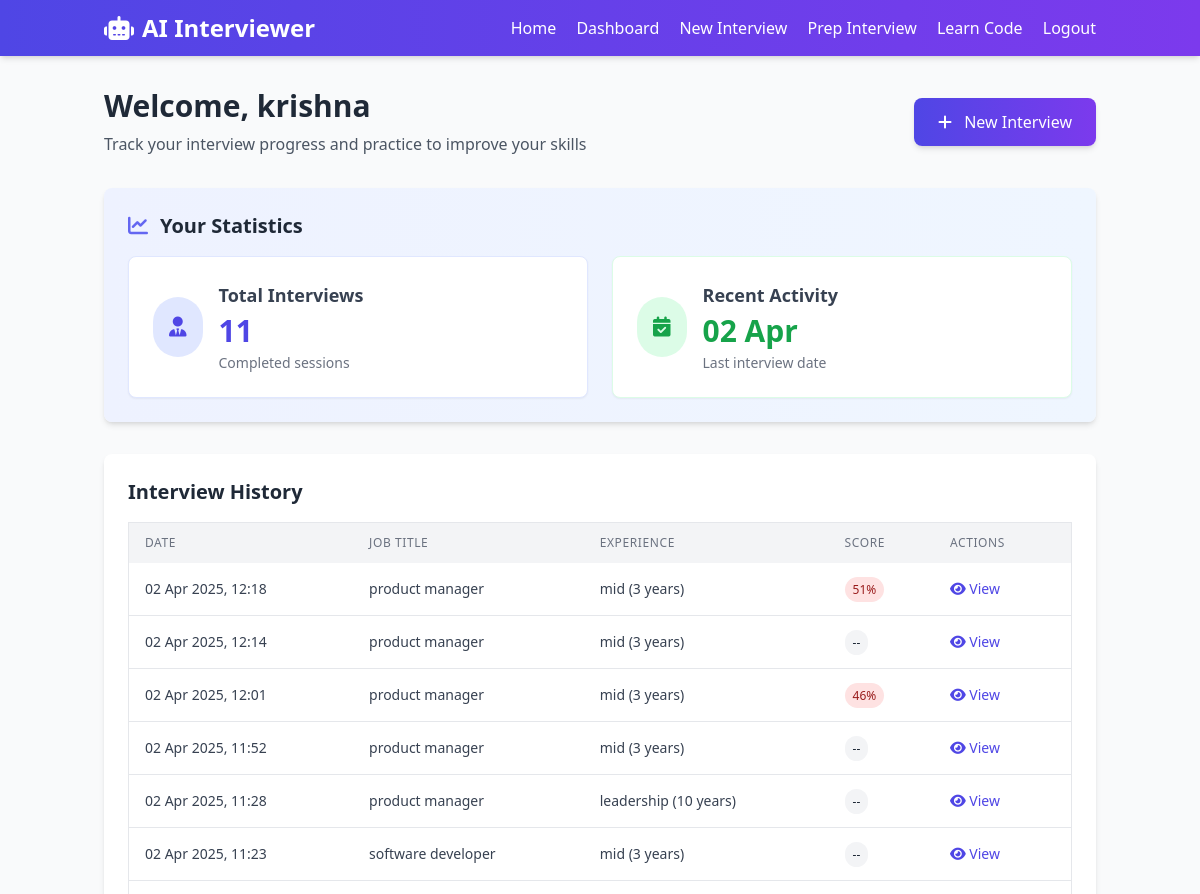
Page /dashboard (signed in, upper part) on the earlier database version.
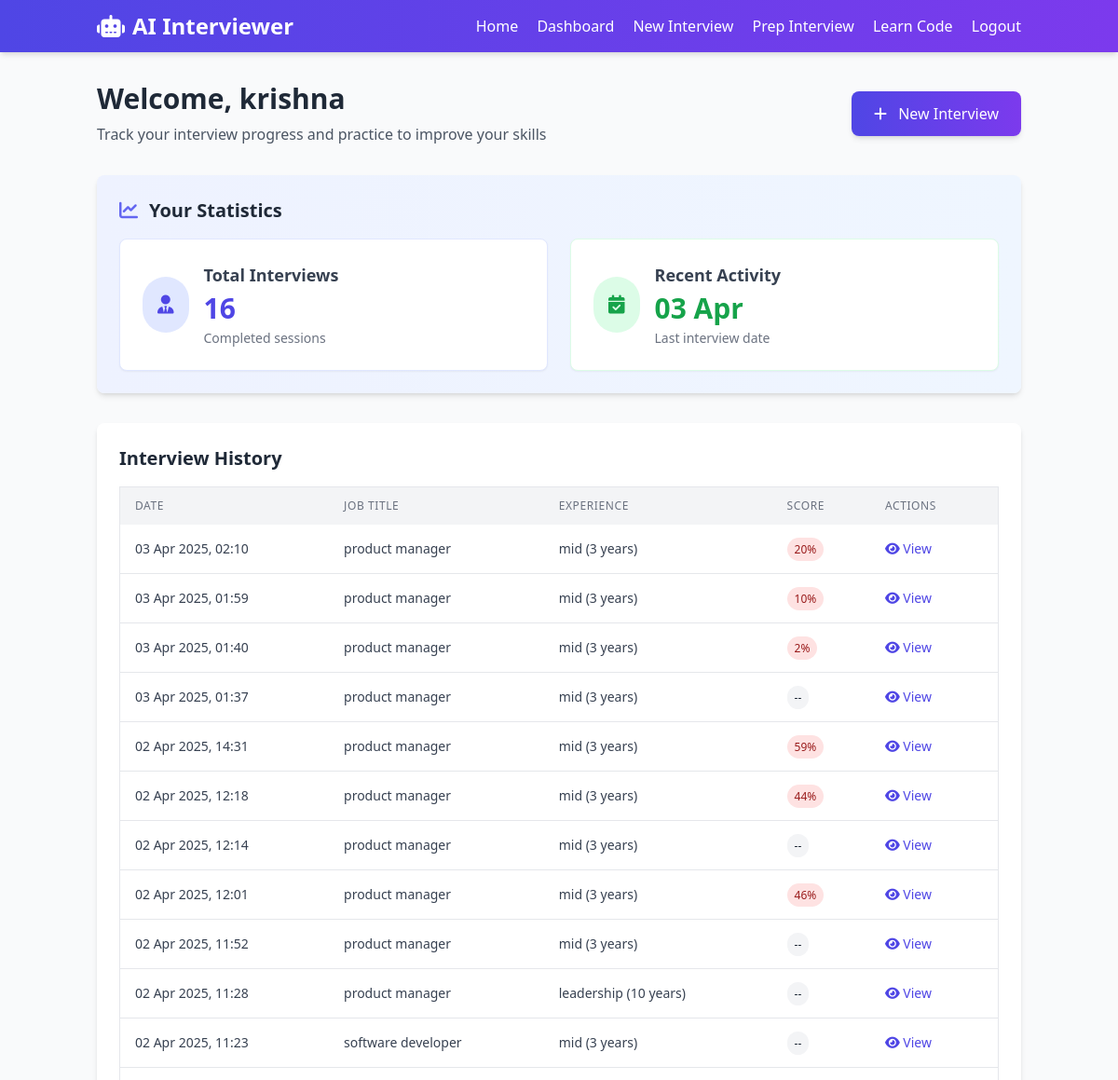
Same page on the later database version.
### app.py (models this page shows, shortened)
class User(UserMixin, db.Model):
    id = db.Column(db.Integer, primary_key=True)
    username = db.Column(db.String(100), unique=True, nullable=False)
    email = db.Column(db.String(100), unique=True, nullable=False)
    password_hash = db.Column(db.String(200), nullable=False)
    created_at = db.Column(db.DateTime, default=datetime.utcnow)
    interviews = db.relationship('Interview', backref='user', lazy=True)

class Interview(db.Model):
    id = db.Column(db.Integer, primary_key=True)
    user_id = db.Column(db.Integer, db.ForeignKey('user.id'), nullable=False)
    job_title = db.Column(db.String(100), nullable=False)
    experience_level = db.Column(db.String(50), nullable=False)
    experience_years = db.Column(db.Integer, nullable=True)
    overall_score = db.Column(db.Integer, nullable=True)
    created_at = db.Column(db.DateTime, default=datetime.utcnow)
    responses = db.relationship('Response', backref='interview', lazy=True)

### app.py (the view)
@app.route('/dashboard')
@login_required
def dashboard():
    interviews = Interview.query.filter_by(user_id=current_user.id).order_by(Interview.created_at.desc()).all()
    return render_template('dashboard.html', interviews=interviews)

### app.py (called while the page is built)
@login_manager.user_loader
def load_user(user_id):
    return User.query.get(int(user_id))

### templates/dashboard.html (shortened to what this page needs)
{% extends "base.html" %}
{% block content %}
<div class="max-w-6xl mx-auto">
    <div class="flex flex-col md:flex-row justify-between items-start md:items-center mb-8 gap-4">
        <div>
            <h1 class="text-3xl font-bold text-gray-800 mb-2">Welcome, {{ current_user.username }}</h1>
            <p class="text-gray-600">Track your interview progress and practice to improve your skills</p>
        </div>
        <a href="{{ url_for('setup') }}" class="gradient-bg text-white px-6 py-3 rounded-lg font-medium shadow-md hover:shadow-lg transition focus:outline-none focus:ring-2 focus:ring-indigo-500 transform hover:scale-105">
            <i class="fas fa-plus mr-2"></i> New Interview
        </a>
    </div>
    <div class="bg-gradient-to-r from-indigo-50 to-blue-50 rounded-lg shadow-md p-6 mb-8">
        <div class="flex items-center mb-4">
            <i class="fas fa-chart-line text-indigo-500 text-xl mr-3"></i>
            <h2 class="text-xl font-bold text-gray-800">Your Statistics</h2>
        </div>
        <div class="grid grid-cols-1 md:grid-cols-2 gap-6">
            <div class="bg-white rounded-lg p-6 shadow-sm border border-indigo-100 flex items-center">
                <div class="rounded-full bg-indigo-100 p-4 mr-4">
                    <i class="fas fa-user-tie text-indigo-600 text-xl"></i>
                </div>
                <div>
                    <h3 class="text-lg font-semibold text-gray-700 mb-1">Total Interviews</h3>
                    <div class="text-3xl font-bold text-indigo-600">{{ interviews|length }}</div>
                    <p class="text-sm text-gray-500 mt-1">Completed sessions</p>
                </div>
            </div>
            <div class="bg-white rounded-lg p-6 shadow-sm border border-green-100 flex items-center">
                <div class="rounded-full bg-green-100 p-4 mr-4">
                    <i class="fas fa-calendar-check text-green-600 text-xl"></i>
                </div>
                <div>
                    <h3 class="text-lg font-semibold text-gray-700 mb-1">Recent Activity</h3>
                    <div class="text-3xl font-bold text-green-600">
                        {% if interviews %}
                            {{ interviews[0].created_at.strftime('%d %b') }}
                        {% else %}
                            <span class="text-gray-500">--</span>
                        {% endif %}
                    </div>
                    <p class="text-sm text-gray-500 mt-1">Last interview date</p>
                </div>
            </div>
        </div>
    </div>
    <div class="bg-white rounded-lg shadow-md p-6 mb-8">
        <h2 class="text-xl font-bold text-gray-800 mb-4">Interview History</h2>
        {% if interviews %}
            <div class="overflow-x-auto">
                <table class="min-w-full bg-white border border-gray-200">
                    <thead class="bg-gray-100">
                        <tr>
                            <th class="py-3 px-4 text-left text-xs font-medium text-gray-500 uppercase tracking-wider">Date</th>
                            <th class="py-3 px-4 text-left text-xs font-medium text-gray-500 uppercase tracking-wider">Job Title</th>
                            <th class="py-3 px-4 text-left text-xs font-medium text-gray-500 uppercase tracking-wider">Experience</th>
                            <th class="py-3 px-4 text-left text-xs font-medium text-gray-500 uppercase tracking-wider">Score</th>
                            <th class="py-3 px-4 text-left text-xs font-medium text-gray-500 uppercase tracking-wider">Actions</th>
                        </tr>
                    </thead>
                    <tbody class="divide-y divide-gray-200">
                        {% for interview in interviews %}
                            <tr class="hover:bg-gray-50 focus-within:bg-gray-50">
                                <td class="py-4 px-4 text-sm text-gray-700">{{ interview.created_at.strftime('%d %b %Y, %H:%M') }}</td>
                                <td class="py-4 px-4 text-sm text-gray-700">{{ interview.job_title }}</td>
                                <td class="py-4 px-4 text-sm text-gray-700">
                                    {{ interview.experience_level }}
                                    {% if interview.experience_years %}
                                        ({{ interview.experience_years }} years)
                                    {% endif %}
                                </td>
                                <td class="py-4 px-4 text-sm text-gray-700">
                                    {% if interview.overall_score is not none %}
                                        <span class="px-2 py-1 rounded-full text-xs font-medium
                                            {% if interview.overall_score >= 80 %}bg-green-100 text-green-800
                                            {% elif interview.overall_score >= 60 %}bg-yellow-100 text-yellow-800
                                            {% else %}bg-red-100 text-red-800{% endif %}">
                                            {{ interview.overall_score }}%
                                        </span>
                                    {% else %}
                                        <span class="px-2 py-1 rounded-full text-xs font-medium bg-gray-100 text-gray-800">--</span>
                                    {% endif %}
                                </td>
                                <td class="py-4 px-4 text-sm text-gray-700">
                                    <a href="{{ url_for('results', interview_id=interview.id) }}" class="text-indigo-600 hover:text-indigo-900 mr-3 focus:outline-none focus:ring-2 focus:ring-indigo-500">
                                        <i class="fas fa-eye"></i> View
                                    </a>
                                </td>
                            </tr>
                        {% endfor %}
                    </tbody>
                </table>
            </div>
        {% endif %}
    </div>
</div>
{% endblock %}

### templates/base.html (shortened to what this page needs)
<!DOCTYPE html>
<html lang="en">
<head>
    <script src="https://cdn.tailwindcss.com"></script>
    <link rel="stylesheet" href="https://cdnjs.cloudflare.com/ajax/libs/font-awesome/6.4.0/css/all.min.css">
</head>
<body class="bg-gray-50 min-h-screen">
    <nav class="gradient-bg text-white shadow-md">
        <div class="container mx-auto px-4 py-3 flex justify-between items-center">
            <a href="/" class="text-2xl font-bold flex items-center">
                <i class="fas fa-robot mr-2"></i>
                AI Interviewer
            </a>
            <div class="space-x-4">
                <a href="/" class="hover:text-indigo-200 transition">Home</a>
                {% if current_user.is_authenticated %}
                <a href="{{ url_for('dashboard') }}" class="hover:text-indigo-200 transition">Dashboard</a>
                <a href="{{ url_for('setup') }}" class="hover:text-indigo-200 transition">New Interview</a>
                <a href="{{ url_for('prep') }}" class="hover:text-indigo-200 transition">Prep Interview</a>
                <a href="{{ url_for('learn_code') }}" class="hover:text-indigo-200 transition">Learn Code</a>
                <a href="{{ url_for('logout') }}" class="hover:text-indigo-200 transition">Logout</a>
                {% else %}
                <a href="{{ url_for('login') }}" class="hover:text-indigo-200 transition">Login</a>
                <a href="{{ url_for('signup') }}" class="hover:text-indigo-200 transition">Sign Up</a>
                {% endif %}
            </div>
        </div>
    </nav>
    <main class="container mx-auto px-4 py-8">
        {% block content %}{% endblock %}
    </main>
</body>
</html>

### templates/base.html (style rules this page uses)
.gradient-bg { background: linear-gradient(90deg, #4f46e5 0%, #7c3aed 100%); }

Differences in the rows shown:
added Interview: created_at "03 Apr", created_at "03 Apr 2025, 02:10", job_title "product manager", experience_level "mid", experience_years "3", overall_score "20"
added Interview: created_at "03 Apr 2025, 01:59", job_title "product manager", experience_level "mid", experience_years "3", overall_score "10"
added Interview: created_at "03 Apr 2025, 01:40", job_title "product manager", experience_level "mid", experience_years "3", overall_score "2"
added Interview: created_at "03 Apr 2025, 01:37", job_title "product manager", experience_level "mid", experience_years "3"
added Interview: created_at "02 Apr 2025, 14:31", job_title "product manager", experience_level "mid", experience_years "3", overall_score "59"
changed Interview "02 Apr 2025, 12:18": overall_score "51" → "44"
Other differences:
{{ interviews|length }}: "11" → "16"
{{ interviews[0].created_at.strftime('%d %b') }}: "02 Apr" → "03 Apr"
